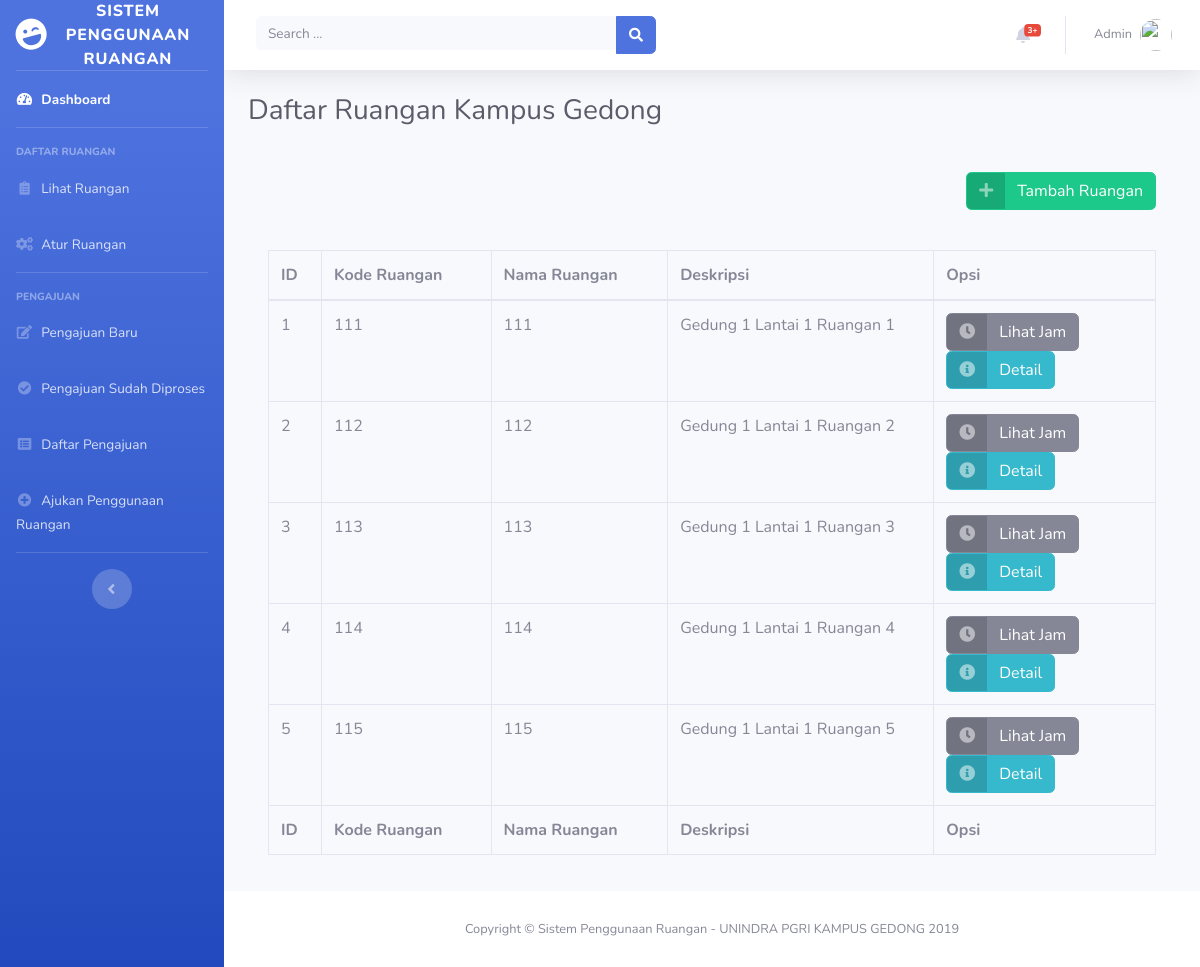
Screenshot of /atur_ruangan.php (signed in) with the database file from the repository.
### tables this page shows
CREATE TABLE IF NOT EXISTS Ruangan (
	id INT(20) UNSIGNED AUTO_INCREMENT,
	kode VARCHAR(20) NOT NULL UNIQUE,
	nama VARCHAR(50) NOT NULL,
	deskripsi TEXT,
	PRIMARY KEY (id)
);

### atur_ruangan.php (the view, shortened to what this page needs)
<!DOCTYPE html>
<html lang="en">
<?php $title = "Atur Ruangan"; include 'head.php';?>
<body id="page-top">
  <div id="wrapper">
    <?php include 'navigasi.php';?>
    <div id="content-wrapper" class="d-flex flex-column">
      <div id="content">
        <?php include 'topbar.php';?>
        <div class="container-fluid">
          <h1 class="h3 mb-4 text-gray-800">Daftar Ruangan Kampus Gedong</h1>
          <div class="card-body" align="right">
              <a href='tambah_ruangan.php' class='btn btn-success btn-icon-split'><span class='icon text-white-50'><i class='fas fa-plus'></i></span><span class='text'>Tambah Ruangan</span></a>
          </div>
          <div class="card-body">
            <div class="table-responsive">
              <table class="table table-bordered" id="dataTable" width="100%" cellspacing="0">
                <thead>
                  <tr>
                    <th>ID</th>
                    <th>Kode Ruangan</th>
                    <th>Nama Ruangan</th>
                    <th width="30%">Deskripsi</th>
                    <th width="25%">Opsi</th>
                  </tr>
                </thead>
                <tfoot>
                  <tr>
                    <th>ID</th>
                    <th>Kode Ruangan</th>
                    <th>Nama Ruangan</th>
                    <th>Deskripsi</th>
                    <th>Opsi</th>
                  </tr>
                </tfoot>
                <tbody>
                  <?php
                  $conn = connectDB();
                  $sql = "SELECT * FROM Ruangan";
                  $result = $conn->query($sql);
                  if ($result->num_rows > 0) {
                      while($row = $result->fetch_assoc()) {
                        $lihatJam = "<a href='#' class='btn btn-secondary btn-icon-split jamButton' id='".$row["id"]."'><span class='icon text-white-50'><i class='fas fa-clock'></i></span><span class='text'>Lihat Jam</span></a>";
                        $detailRuangan = "<a href='detail_ruangan.php?id_ruangan=".$row["id"]."' class='btn btn-info btn-icon-split'><span class='icon text-white-50'><i class='fas fa-info-circle'></i></span><span class='text'>Detail</span></a>";
                        echo "<tr><td>".$row["id"]."</td><td>".$row["kode"]."</td><td>".$row["nama"]."</td><td>".$row["deskripsi"]."</td><td>".$lihatJam." ".$detailRuangan."</td></tr>";
                      }
                  } else {
                      echo "<tr><td colspan='5' align='center'>- Tidak ada ruangan tersedia -</td></tr>";
                  }
                  ?>
                </tbody>
              </table>
            </div>
          </div>
        </div>
      </div>
      <?php include 'footer.php';?>
    </div>
  </div>
</body>
</html>

### rows the page displays
ruangan: id "1", kode "111", nama "111", deskripsi "Gedung 1 Lantai 1 Ruangan 1"
ruangan: id "2", kode "112", nama "112", deskripsi "Gedung 1 Lantai 1 Ruangan 2"
ruangan: id "3", kode "113", nama "113", deskripsi "Gedung 1 Lantai 1 Ruangan 3"
ruangan: id "4", kode "114", nama "114", deskripsi "Gedung 1 Lantai 1 Ruangan 4"
ruangan: id "5", kode "115", nama "115", deskripsi "Gedung 1 Lantai 1 Ruangan 5"

### other values shown
$_SESSION["user_nama"] "Admin"
